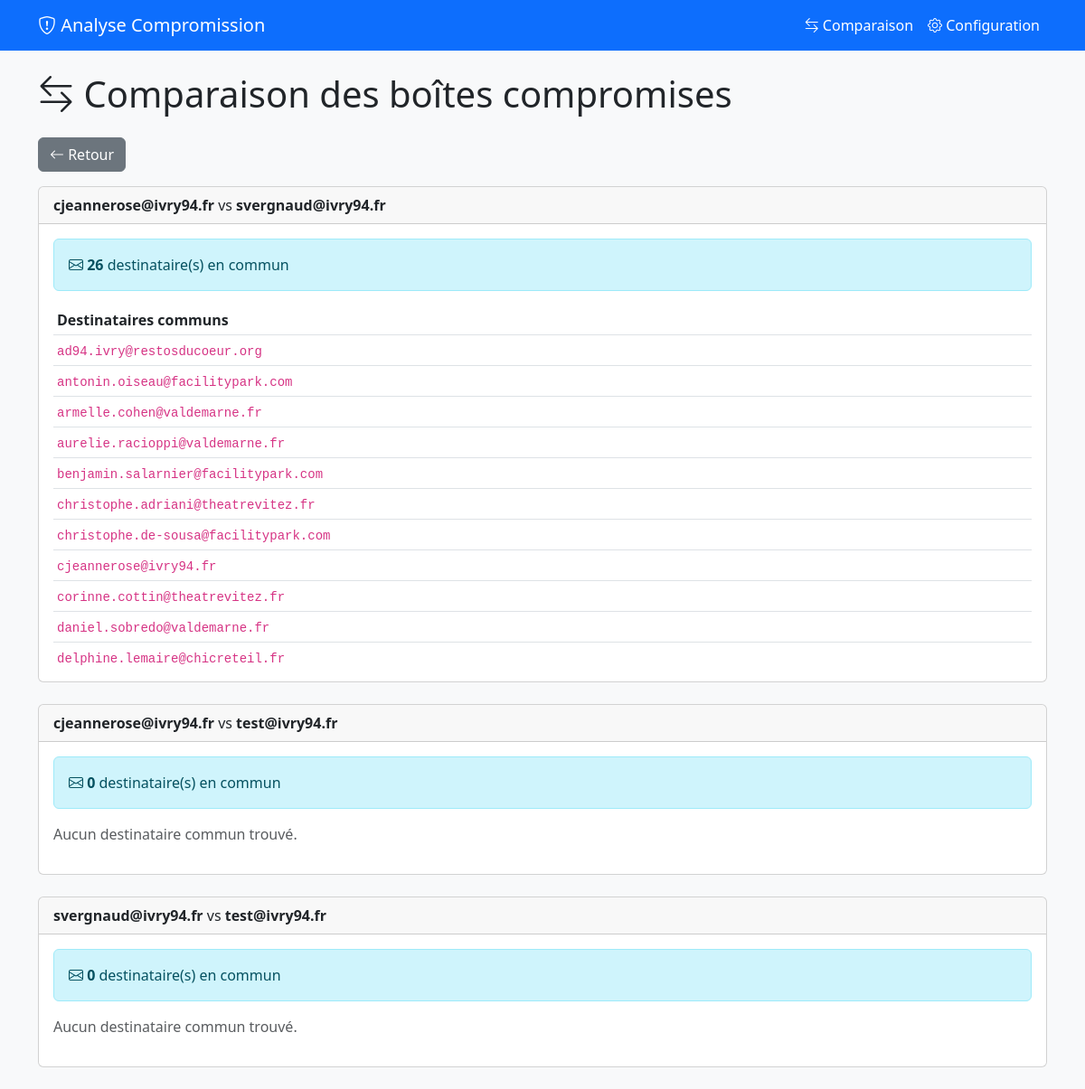
The page /compare on the database its author committed.
### tables this page shows
CREATE TABLE boites_compromises (
        id INTEGER PRIMARY KEY AUTOINCREMENT,
        user_email TEXT NOT NULL,
        date_compromission TEXT,
        heure_compromission TEXT,
        date_decouverte TEXT,
        notes TEXT,
        created_at TIMESTAMP DEFAULT CURRENT_TIMESTAMP
    );

CREATE TABLE messages (
        id INTEGER PRIMARY KEY AUTOINCREMENT,
        boite_id INTEGER,
        message_id TEXT,
        received TEXT,
        sender_address TEXT,
        recipient_address TEXT,
        subject TEXT,
        status TEXT,
        to_ip TEXT,
        from_ip TEXT,
        size INTEGER,
        message_trace_id TEXT,
        csv_source TEXT, attachments TEXT, urls TEXT,
        FOREIGN KEY (boite_id) REFERENCES boites_compromises(id)
    );

### app.py (the view)
@app.route('/compare')
def compare_boites():
    conn = get_db()
    boites = conn.execute('SELECT id, user_email FROM boites_compromises ORDER BY id').fetchall()
    comparisons = []
    for i in range(len(boites)):
        for j in range(i+1, len(boites)):
            b1 = boites[i]
            b2 = boites[j]
            recipients1 = set(r['recipient_address'] for r in conn.execute('SELECT DISTINCT recipient_address FROM messages WHERE boite_id=?', (b1['id'],)).fetchall())
            recipients2 = set(r['recipient_address'] for r in conn.execute('SELECT DISTINCT recipient_address FROM messages WHERE boite_id=?', (b2['id'],)).fetchall())
            common = recipients1 & recipients2
            comparisons.append({
                'boite1': b1['user_email'],
                'boite2': b2['user_email'],
                'common_count': len(common),
                'common': sorted(list(common))[:100]
            })
    conn.close()
    return render_template('compare.html', comparisons=comparisons)

### app.py (called while the page is built)
def get_db():
    conn = sqlite3.connect(DB_PATH)
    conn.row_factory = sqlite3.Row
    return conn

### templates/compare.html (shortened to what this page needs)
{% extends "base.html" %}
{% block content %}
<h1 class="mb-4"><i class="bi bi-arrow-left-right"></i> Comparaison des boîtes compromises</h1>
<a href="{{ url_for('index') }}" class="btn btn-secondary mb-3">
    <i class="bi bi-arrow-left"></i> Retour
</a>
{% if comparisons %}
    {% for comp in comparisons %}
    <div class="card mb-4">
        <div class="card-header">
            <strong>{{ comp.boite1 }}</strong> vs <strong>{{ comp.boite2 }}</strong>
        </div>
        <div class="card-body">
            <div class="alert alert-info">
                <i class="bi bi-envelope"></i>
                <strong>{{ comp.common_count }}</strong> destinataire(s) en commun
            </div>
            {% if comp.common %}
            <div class="table-responsive" style="max-height: 400px; overflow-y: auto;">
                <table class="table table-sm">
                    <thead>
                        <tr><th>Destinataires communs</th></tr>
                    </thead>
                    <tbody>
                        {% for email in comp.common %}
                        <tr><td><code>{{ email }}</code></td></tr>
                        {% endfor %}
                    </tbody>
                </table>
            </div>
            {% else %}
            <p class="text-muted">Aucun destinataire commun trouvé.</p>
            {% endif %}
        </div>
    </div>
    {% endfor %}
{% else %}
    <div class="alert alert-warning">
        <i class="bi bi-info-circle"></i> Il faut au moins 2 boîtes compromises pour faire une comparaison.
    </div>
{% endif %}
{% endblock %}

### templates/base.html (shortened to what this page needs)
<!DOCTYPE html>
<html lang="fr">
<head>
    <link href="https://cdn.jsdelivr.net/npm/bootstrap@5.3.0/dist/css/bootstrap.min.css" rel="stylesheet">
    <link href="https://cdn.jsdelivr.net/npm/bootstrap-icons@1.10.0/font/bootstrap-icons.css" rel="stylesheet">
</head>
<body>
<nav class="navbar navbar-expand-lg navbar-dark bg-primary mb-4">
    <div class="container">
        <a class="navbar-brand" href="{{ url_for('index') }}">
            <i class="bi bi-shield-exclamation"></i> Analyse Compromission
        </a>
        <div class="navbar-nav ms-auto">
            <a class="nav-link text-white" href="{{ url_for('compare_boites') }}">
                <i class="bi bi-arrow-left-right"></i> Comparaison
            </a>
            <a class="nav-link text-white" href="{{ url_for('config') }}">
                <i class="bi bi-gear"></i> Configuration
            </a>
        </div>
    </div>
</nav>
    <div class="container">
        {% block content %}{% endblock %}
    </div>
</body>
</html>

### templates/base.html (style rules this page uses)
body { background-color: #f8f9fa; }

### rows shown on the page
boites_compromises: boite1 "cjeannerose@ivry94.fr" "cjeannerose@ivry94.fr"
boites_compromises: boite2 "svergnaud@ivry94.fr", boite1 "svergnaud@ivry94.fr"
messages: recipient_address "ad94.ivry@restosducoeur.org"
messages: recipient_address "antonin.oiseau@facilitypark.com"
messages: recipient_address "armelle.cohen@valdemarne.fr"
messages: recipient_address "aurelie.racioppi@valdemarne.fr"
messages: recipient_address "benjamin.salarnier@facilitypark.com"
messages: recipient_address "christophe.adriani@theatrevitez.fr"
messages: recipient_address "christophe.de-sousa@facilitypark.com"
messages: recipient_address "corinne.cottin@theatrevitez.fr"
messages: recipient_address "daniel.sobredo@valdemarne.fr"
messages: recipient_address "delphine.lemaire@chicreteil.fr"
boites_compromises: boite2 "test@ivry94.fr" "test@ivry94.fr"

### other values the page prints
{{ comp.common_count }} "26" "0" "0"
{{ email }} "cjeannerose@ivry94.fr"
